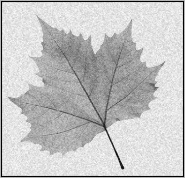
#> input picture Geometric Transformation of images and image thresholdig/tp2.PNG, 185 x 178 px, found by its file name
$ python Adaptive_threshold.py
#> lines starting #> are read from the running program, lines starting #| are printed output that depends on the picture; after the words box and inside, x2 and y2 are one past the last pixel; in counts of white or black regions, pixels touching at a corner belong together

import cv2
import numpy as np
from matplotlib import pyplot as plt

print("the program is run and executed by karan shah 1812054-A3")
img = cv2.imread("tp2.png", 0)
#> img is the input picture: shape (178, 185); min 0, max 254, mean 195.8
ret, th1 = cv2.threshold(img, 200, 255, cv2.THRESH_BINARY)
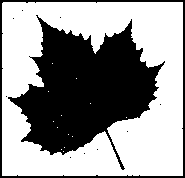
#> th1: shape (178, 185); 58.9% white; 11 black regions (9 under 20 px), largest, box (x1, y1, x2, y2) and area: (8, 15, 165, 170) 12085, (0, 0, 185, 178) 1451
th2 = cv2.adaptiveThreshold(
    img, 255, cv2.ADAPTIVE_THRESH_MEAN_C, cv2.THRESH_BINARY, 11, 2)
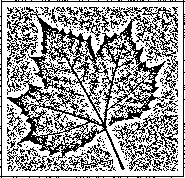
#> th2: shape (178, 185); 61.9% white; black in thin lines or dots
th3 = cv2.adaptiveThreshold(
    img, 255, cv2.ADAPTIVE_THRESH_GAUSSIAN_C, cv2.THRESH_BINARY, 55, 7)
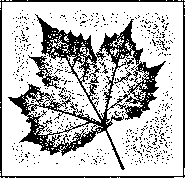
#> th3: shape (178, 185); 74.6% white; 558 black regions (551 under 20 px), largest, box (x1, y1, x2, y2) and area: (8, 14, 166, 170) 5436, (0, 0, 185, 178) 1375, (28, 55, 61, 89) 293
titles = ['orginal Image', 'global thresholding',
          'Adaptive Mean thresholding', 'Adaptive Gaussian thresholding']
images = [img, th1, th2, th3]

for i in range(4):
    plt.subplot(2, 2, i+1), plt.imshow(images[i], 'gray')
    plt.title(titles[i])
    plt.xticks([]), plt.yticks([])
plt.show()
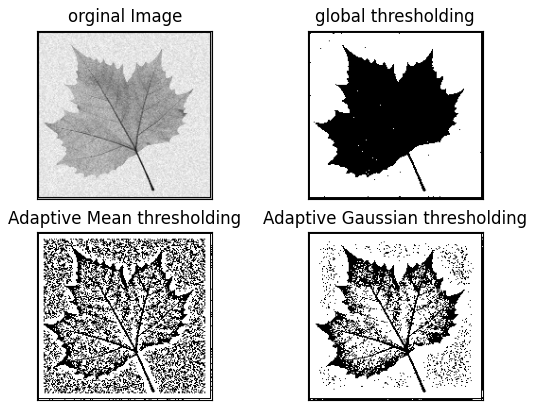
#> figure drawn by matplotlib, 4 panels

$ run again, with Geometric Transformation of images and image thresholdig/tp1.png copied over Geometric Transformation of images and image thresholdig/tp2.PNG
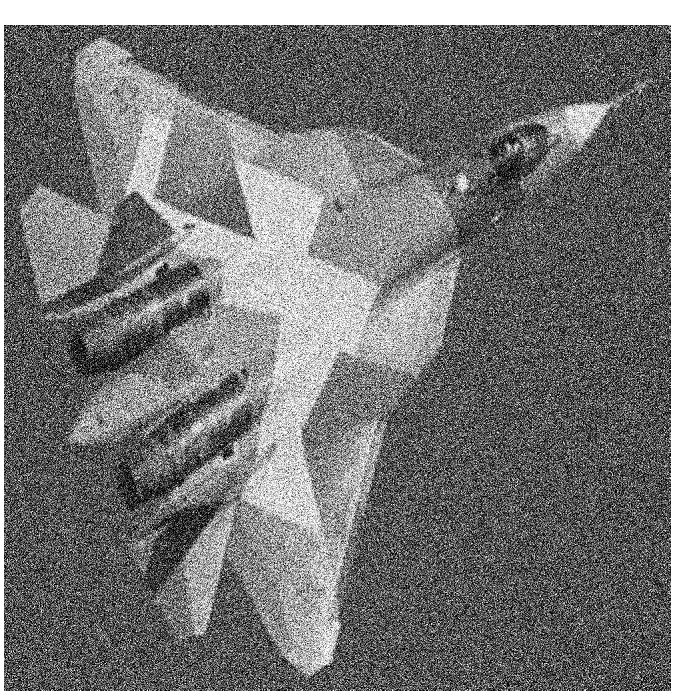
#> input picture Geometric Transformation of images and image thresholdig/tp1.png, 675 x 698 px, found by its file name
#> img is the input picture: shape (698, 675); min 0, max 255, mean 116.7
#> `ret, th1 = cv2.threshold(img, 200, 255, cv2.THRESH_BINARY)`:
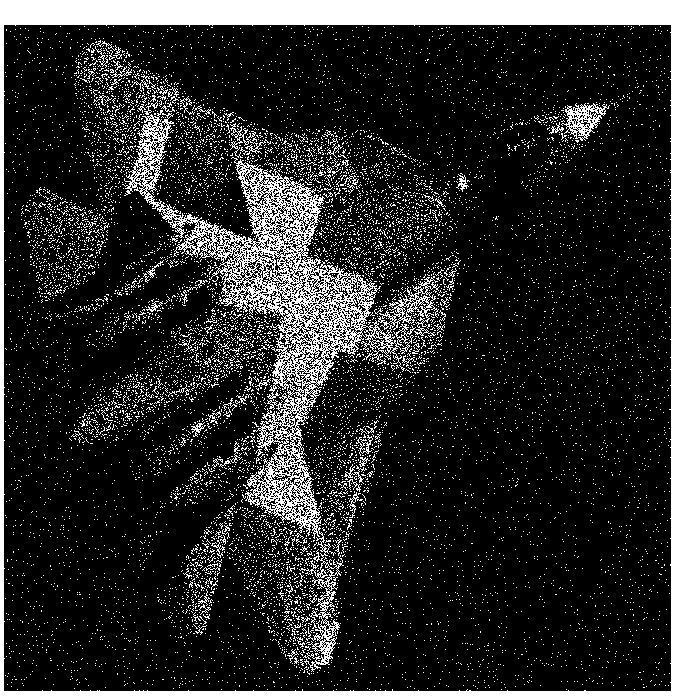
#> th1: shape (698, 675); 15.5% white; 11374 white regions (11280 under 20 px), largest, box (x1, y1, x2, y2) and area: (0, 0, 675, 698) 27019, (122, 110, 440, 672) 21294, (561, 103, 610, 141) 716
#> th2: shape (698, 675); 52% white; black in thin lines or dots
#> th3: shape (698, 675); 54% white; black in thin lines or dots
#> `plt.show()`:
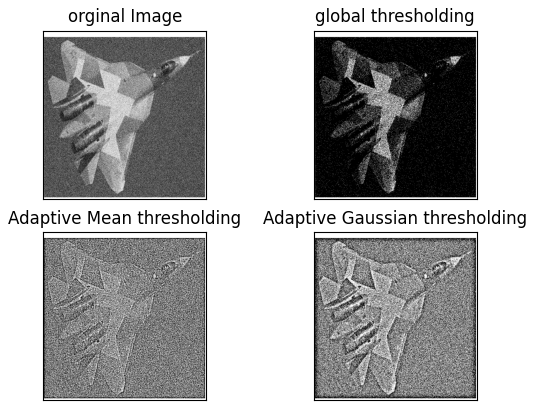
#> figure drawn by matplotlib, 4 panels
